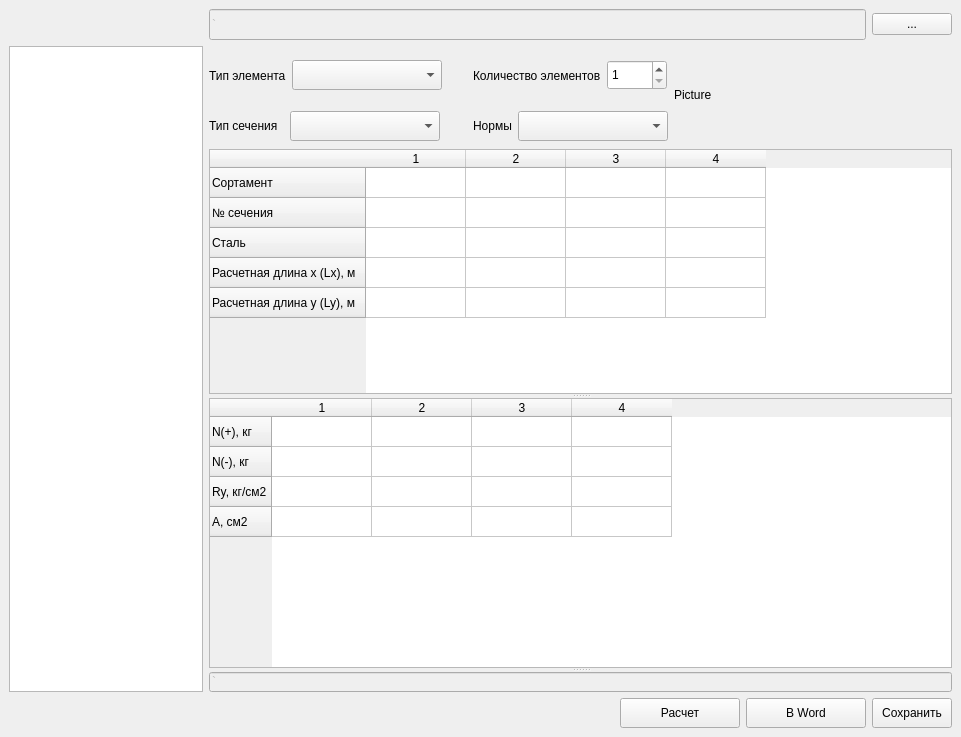
<?xml version="1.0" encoding="UTF-8"?>
<ui version="4.0">
 <class>Form</class>
 <widget class="QWidget" name="Form">
  <property name="geometry">
   <rect>
    <x>0</x>
    <y>0</y>
    <width>961</width>
    <height>737</height>
   </rect>
  </property>
  <property name="minimumSize">
   <size>
    <width>961</width>
    <height>737</height>
   </size>
  </property>
  <property name="maximumSize">
   <size>
    <width>16777215</width>
    <height>16777215</height>
   </size>
  </property>
  <property name="windowTitle">
   <string>SolveNumberSect</string>
  </property>
  <layout class="QGridLayout" name="gridLayout_2">
   <item row="0" column="1" colspan="2">
    <layout class="QHBoxLayout" name="horizontalLayout_5">
     <item>
      <widget class="QLineEdit" name="text_folder">
       <property name="enabled">
        <bool>false</bool>
       </property>
       <property name="minimumSize">
        <size>
         <width>621</width>
         <height>31</height>
        </size>
       </property>
       <property name="text">
        <string>`</string>
       </property>
       <property name="cursorPosition">
        <number>1</number>
       </property>
       <property name="dragEnabled">
        <bool>false</bool>
       </property>
       <property name="readOnly">
        <bool>true</bool>
       </property>
      </widget>
     </item>
     <item>
      <widget class="QPushButton" name="button_folder">
       <property name="text">
        <string>...</string>
       </property>
      </widget>
     </item>
    </layout>
   </item>
   <item row="1" column="0" rowspan="2">
    <widget class="QListWidget" name="listWidget">
     <property name="sizePolicy">
      <sizepolicy hsizetype="Fixed" vsizetype="Expanding">
       <horstretch>0</horstretch>
       <verstretch>0</verstretch>
      </sizepolicy>
     </property>
     <property name="minimumSize">
      <size>
       <width>194</width>
       <height>634</height>
      </size>
     </property>
     <property name="maximumSize">
      <size>
       <width>194</width>
       <height>10000</height>
      </size>
     </property>
    </widget>
   </item>
   <item row="1" column="1">
    <layout class="QGridLayout" name="gridLayout">
     <item row="0" column="0">
      <layout class="QHBoxLayout" name="horizontalLayout">
       <item>
        <widget class="QLabel" name="text_type">
         <property name="sizePolicy">
          <sizepolicy hsizetype="Fixed" vsizetype="Preferred">
           <horstretch>0</horstretch>
           <verstretch>0</verstretch>
          </sizepolicy>
         </property>
         <property name="text">
          <string>Тип элемента</string>
         </property>
        </widget>
       </item>
       <item>
        <widget class="QComboBox" name="type_element">
         <property name="sizePolicy">
          <sizepolicy hsizetype="Preferred" vsizetype="Fixed">
           <horstretch>0</horstretch>
           <verstretch>0</verstretch>
          </sizepolicy>
         </property>
         <property name="minimumSize">
          <size>
           <width>150</width>
           <height>30</height>
          </size>
         </property>
        </widget>
       </item>
      </layout>
     </item>
     <item row="1" column="0">
      <layout class="QHBoxLayout" name="horizontalLayout_2">
       <item>
        <widget class="QLabel" name="text_section">
         <property name="sizePolicy">
          <sizepolicy hsizetype="Fixed" vsizetype="Preferred">
           <horstretch>0</horstretch>
           <verstretch>0</verstretch>
          </sizepolicy>
         </property>
         <property name="text">
          <string>Тип сечения  </string>
         </property>
        </widget>
       </item>
       <item>
        <widget class="QComboBox" name="type_section">
         <property name="sizePolicy">
          <sizepolicy hsizetype="Fixed" vsizetype="Fixed">
           <horstretch>0</horstretch>
           <verstretch>0</verstretch>
          </sizepolicy>
         </property>
         <property name="minimumSize">
          <size>
           <width>150</width>
           <height>30</height>
          </size>
         </property>
        </widget>
       </item>
      </layout>
     </item>
     <item row="1" column="2">
      <layout class="QHBoxLayout" name="horizontalLayout_3">
       <item>
        <widget class="QLabel" name="text_code">
         <property name="sizePolicy">
          <sizepolicy hsizetype="Fixed" vsizetype="Preferred">
           <horstretch>0</horstretch>
           <verstretch>0</verstretch>
          </sizepolicy>
         </property>
         <property name="text">
          <string>Нормы</string>
         </property>
        </widget>
       </item>
       <item>
        <widget class="QComboBox" name="type_code">
         <property name="minimumSize">
          <size>
           <width>150</width>
           <height>30</height>
          </size>
         </property>
        </widget>
       </item>
      </layout>
     </item>
     <item row="0" column="2">
      <layout class="QHBoxLayout" name="horizontalLayout_4">
       <item>
        <widget class="QLabel" name="number_element">
         <property name="sizePolicy">
          <sizepolicy hsizetype="Fixed" vsizetype="Preferred">
           <horstretch>0</horstretch>
           <verstretch>0</verstretch>
          </sizepolicy>
         </property>
         <property name="minimumSize">
          <size>
           <width>116</width>
           <height>59</height>
          </size>
         </property>
         <property name="text">
          <string>Количество элементов</string>
         </property>
        </widget>
       </item>
       <item>
        <widget class="QSpinBox" name="number">
         <property name="sizePolicy">
          <sizepolicy hsizetype="Fixed" vsizetype="Fixed">
           <horstretch>0</horstretch>
           <verstretch>0</verstretch>
          </sizepolicy>
         </property>
         <property name="minimumSize">
          <size>
           <width>60</width>
           <height>30</height>
          </size>
         </property>
         <property name="minimum">
          <number>1</number>
         </property>
         <property name="maximum">
          <number>8</number>
         </property>
        </widget>
       </item>
      </layout>
     </item>
     <item row="0" column="1">
      <spacer name="horizontalSpacer_2">
       <property name="orientation">
        <enum>Qt::Horizontal</enum>
       </property>
       <property name="sizeType">
        <enum>QSizePolicy::Fixed</enum>
       </property>
       <property name="sizeHint" stdset="0">
        <size>
         <width>25</width>
         <height>10</height>
        </size>
       </property>
      </spacer>
     </item>
     <item row="1" column="1">
      <spacer name="horizontalSpacer_3">
       <property name="orientation">
        <enum>Qt::Horizontal</enum>
       </property>
       <property name="sizeType">
        <enum>QSizePolicy::Fixed</enum>
       </property>
       <property name="sizeHint" stdset="0">
        <size>
         <width>25</width>
         <height>20</height>
        </size>
       </property>
      </spacer>
     </item>
    </layout>
   </item>
   <item row="1" column="2">
    <layout class="QVBoxLayout" name="verticalLayout">
     <item>
      <widget class="QLabel" name="picture">
       <property name="minimumSize">
        <size>
         <width>262</width>
         <height>97</height>
        </size>
       </property>
       <property name="text">
        <string>Picture</string>
       </property>
      </widget>
     </item>
    </layout>
   </item>
   <item row="2" column="1" colspan="2">
    <widget class="QSplitter" name="splitter">
     <property name="orientation">
      <enum>Qt::Vertical</enum>
     </property>
     <widget class="QTableWidget" name="input_table">
      <property name="minimumSize">
       <size>
        <width>743</width>
        <height>230</height>
       </size>
      </property>
      <row>
       <property name="text">
        <string>Сортамент</string>
       </property>
      </row>
      <row>
       <property name="text">
        <string>№ сечения</string>
       </property>
      </row>
      <row>
       <property name="text">
        <string>Сталь</string>
       </property>
      </row>
      <row>
       <property name="text">
        <string>Расчетная длина x (Lx), м</string>
       </property>
      </row>
      <row>
       <property name="text">
        <string>Расчетная длина y (Ly), м</string>
       </property>
      </row>
      <column>
       <property name="text">
        <string>1</string>
       </property>
      </column>
      <column>
       <property name="text">
        <string>2</string>
       </property>
      </column>
      <column>
       <property name="text">
        <string>3</string>
       </property>
      </column>
      <column>
       <property name="text">
        <string>4</string>
       </property>
      </column>
      <item row="2" column="0">
       <property name="text">
        <string/>
       </property>
      </item>
     </widget>
     <widget class="QTableWidget" name="output_table">
      <property name="minimumSize">
       <size>
        <width>743</width>
        <height>270</height>
       </size>
      </property>
      <row>
       <property name="text">
        <string>N(+), кг</string>
       </property>
      </row>
      <row>
       <property name="text">
        <string>N(-), кг</string>
       </property>
      </row>
      <row>
       <property name="text">
        <string>Ry, кг/см2</string>
       </property>
      </row>
      <row>
       <property name="text">
        <string>A, см2</string>
       </property>
      </row>
      <column>
       <property name="text">
        <string>1</string>
       </property>
      </column>
      <column>
       <property name="text">
        <string>2</string>
       </property>
      </column>
      <column>
       <property name="text">
        <string>3</string>
       </property>
      </column>
      <column>
       <property name="text">
        <string>4</string>
       </property>
      </column>
     </widget>
     <widget class="QLineEdit" name="text_error">
      <property name="enabled">
       <bool>false</bool>
      </property>
      <property name="minimumSize">
       <size>
        <width>0</width>
        <height>20</height>
       </size>
      </property>
      <property name="maximumSize">
       <size>
        <width>16777215</width>
        <height>20</height>
       </size>
      </property>
      <property name="text">
       <string>`</string>
      </property>
      <property name="cursorPosition">
       <number>1</number>
      </property>
      <property name="dragEnabled">
       <bool>false</bool>
      </property>
      <property name="readOnly">
       <bool>true</bool>
      </property>
     </widget>
    </widget>
   </item>
   <item row="3" column="1" colspan="2">
    <layout class="QHBoxLayout" name="horizontalLayout_6">
     <item>
      <spacer name="horizontalSpacer">
       <property name="orientation">
        <enum>Qt::Horizontal</enum>
       </property>
       <property name="sizeHint" stdset="0">
        <size>
         <width>40</width>
         <height>20</height>
        </size>
       </property>
      </spacer>
     </item>
     <item>
      <widget class="QPushButton" name="solve_button">
       <property name="minimumSize">
        <size>
         <width>120</width>
         <height>30</height>
        </size>
       </property>
       <property name="text">
        <string>Расчет</string>
       </property>
      </widget>
     </item>
     <item>
      <widget class="QPushButton" name="word_button">
       <property name="enabled">
        <bool>true</bool>
       </property>
       <property name="minimumSize">
        <size>
         <width>120</width>
         <height>30</height>
        </size>
       </property>
       <property name="text">
        <string>В Word</string>
       </property>
      </widget>
     </item>
     <item>
      <widget class="QPushButton" name="save_button">
       <property name="minimumSize">
        <size>
         <width>0</width>
         <height>30</height>
        </size>
       </property>
       <property name="text">
        <string>Сохранить</string>
       </property>
      </widget>
     </item>
    </layout>
   </item>
  </layout>
 </widget>
 <layoutdefault spacing="6" margin="9"/>
 <resources/>
 <connections/>
 <designerdata>
  <property name="gridDeltaX">
   <number>10</number>
  </property>
  <property name="gridDeltaY">
   <number>10</number>
  </property>
  <property name="gridSnapX">
   <bool>false</bool>
  </property>
  <property name="gridSnapY">
   <bool>false</bool>
  </property>
  <property name="gridVisible">
   <bool>true</bool>
  </property>
 </designerdata>
</ui>
